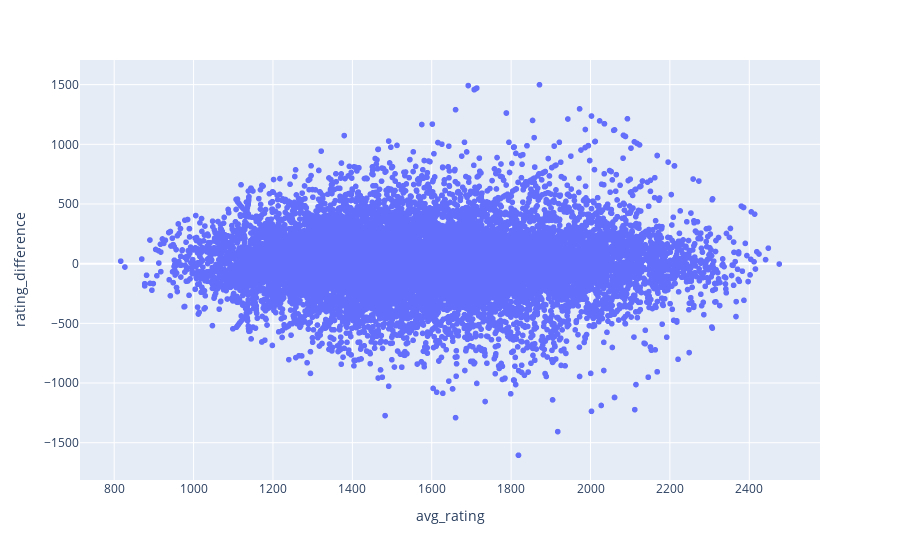

The notebook cell this image was saved under:
### Code cell
px.scatter(games_df, x='avg_rating',y='rating_difference')

### Figure 1 — Plotly figure (JSON) as saved in the notebook; plotly's stock layout.template omitted (floating-point values rounded to 4 significant figures; data arrays with more than 128 entries replaced by an {"elided": "..."} marker saying what was removed)
{"data": [{"hovertemplate": "avg_rating=%{x}<br>rating_difference=%{y}<extra></extra>", "legendgroup": "", "marker": {"color": "#636efa", "symbol": "circle"}, "mode": "markers", "name": "", "showlegend": false, "type": "scattergl", "x": {"elided": "19629 float values"}, "xaxis": "x", "y": {"elided": "19629 int values"}, "yaxis": "y"}], "layout": {"legend": {"tracegroupgap": 0}, "margin": {"t": 60}, "xaxis": {"anchor": "y", "domain": [0, 1], "title": {"text": "avg_rating"}}, "yaxis": {"anchor": "x", "domain": [0, 1], "title": {"text": "rating_difference"}}}}
